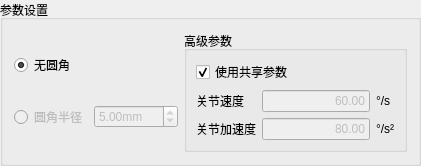
                   <widget class="QGroupBox" name="groupBox_4">
                    <property name="title">
                     <string>参数设置</string>
                    </property>
                    <layout class="QHBoxLayout" name="horizontalLayout_23">
                     <item>
                      <layout class="QGridLayout" name="gridLayout_8">
                       <item row="0" column="0">
                        <widget class="QRadioButton" name="noFilletButton">
                         <property name="text">
                          <string>无圆角</string>
                         </property>
                         <property name="checked">
                          <bool>true</bool>
                         </property>
                        </widget>
                       </item>
                       <item row="1" column="0">
                        <widget class="QRadioButton" name="filletButton">
                         <property name="enabled">
                          <bool>false</bool>
                         </property>
                         <property name="text">
                          <string>圆角半径</string>
                         </property>
                        </widget>
                       </item>
                       <item row="1" column="1">
                        <widget class="QDoubleSpinBox" name="filletRadiusDoubleSpinBox">
                         <property name="enabled">
                          <bool>false</bool>
                         </property>
                         <property name="suffix">
                          <string>mm</string>
                         </property>
                         <property name="maximum">
                          <double>100.000000000000000</double>
                         </property>
                         <property name="value">
                          <double>5.000000000000000</double>
                         </property>
                        </widget>
                       </item>
                      </layout>
                     </item>
                     <item>
                      <widget class="QGroupBox" name="groupBox_5">
                       <property name="title">
                        <string>高级参数</string>
                       </property>
                       <layout class="QGridLayout" name="gridLayout_14">
                        <item row="1" column="2">
                         <widget class="QLabel" name="jointSpeedUnitLabel">
                          <property name="text">
                           <string>°/s</string>
                          </property>
                         </widget>
                        </item>
                        <item row="2" column="0">
                         <widget class="QLabel" name="label_23">
                          <property name="text">
                           <string>关节加速度</string>
                          </property>
                         </widget>
                        </item>
                        <item row="1" column="1">
                         <widget class="QLineEdit" name="jointSpeedLineEdit">
                          <property name="enabled">
                           <bool>false</bool>
                          </property>
                          <property name="inputMethodHints">
                           <set>Qt::ImhDigitsOnly</set>
                          </property>
                          <property name="text">
                           <string>60.00</string>
                          </property>
                          <property name="alignment">
                           <set>Qt::AlignRight|Qt::AlignTrailing|Qt::AlignVCenter</set>
                          </property>
                         </widget>
                        </item>
                        <item row="0" column="0" colspan="2">
                         <widget class="QCheckBox" name="useShareSettingCheckBox">
                          <property name="text">
                           <string>使用共享参数</string>
                          </property>
                          <property name="checked">
                           <bool>true</bool>
                          </property>
                         </widget>
                        </item>
                        <item row="1" column="0">
                         <widget class="QLabel" name="label_12">
                          <property name="text">
                           <string>关节速度</string>
                          </property>
                         </widget>
                        </item>
                        <item row="2" column="1">
                         <widget class="QLineEdit" name="jointAccelLineEdit">
                          <property name="enabled">
                           <bool>false</bool>
                          </property>
                          <property name="inputMethodHints">
                           <set>Qt::ImhDigitsOnly</set>
                          </property>
                          <property name="text">
                           <string>80.00</string>
                          </property>
                          <property name="alignment">
                           <set>Qt::AlignRight|Qt::AlignTrailing|Qt::AlignVCenter</set>
                          </property>
                         </widget>
                        </item>
                        <item row="2" column="2">
                         <widget class="QLabel" name="jointAccelUnitLabel">
                          <property name="text">
                           <string>°/s²</string>
                          </property>
                         </widget>
                        </item>
                       </layout>
                      </widget>
                     </item>
                    </layout>
                   </widget>
